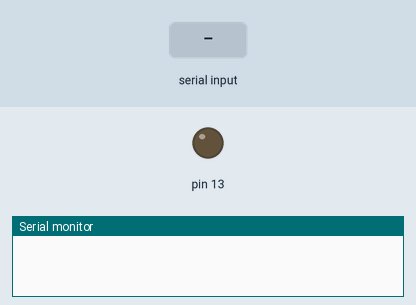
A sketch run on a simulated Arduino Uno, built with avr-gcc and run on an emulated ATmega328P. Shown: output pins drawn as LEDs (lit = HIGH), the last lines printed to the serial monitor. The test bench sets the inputs (shaded band).

Above: at 1.2 s.
1.3 s: "30,150\n" received over Serial
At 2.5 s:
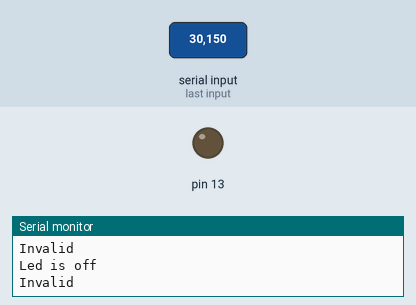
2.8 s: "1\n" received over Serial
At 3.3 s:
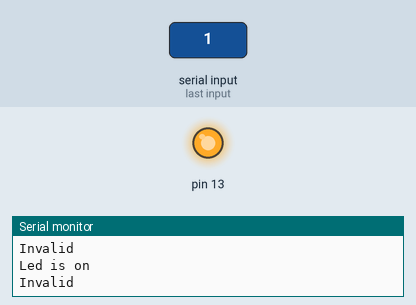
4.3 s: "90,45\n" received over Serial
At 4.8 s:
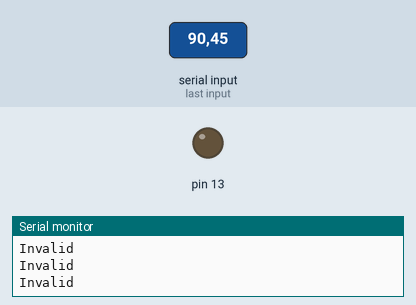
Timing chart, 0 to 7.3 s (numbered marks = the images above; inputs shaded):
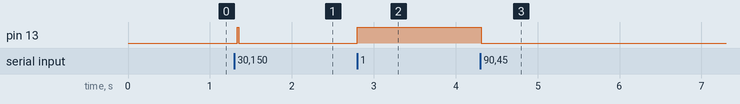

The sketch:

Serial_Communication.ino
```cpp
void setup()
{
Serial.begin(9600);

pinMode(13, OUTPUT);

}

void loop()
{
  while (Serial.available() ==0);

  int val = Serial.read() - '0';
  if (val == 1)
  {
    Serial.println("Led is on");
    digitalWrite(13, HIGH);

  }
 else if ( val == 0 )
  {
   Serial.println("Led is off ");
    digitalWrite(13, LOW);
  }
  else
  {
  Serial.println("Invalid");
  }

Serial.flush();


}
```

Measured:
- after the input at 1.3 s, pin 13: LOW → HIGH at once, → LOW 0.02 s later
- after the input at 2.8 s, pin 13: LOW → HIGH at once
- after the input at 4.3 s, pin 13: HIGH → LOW at once
